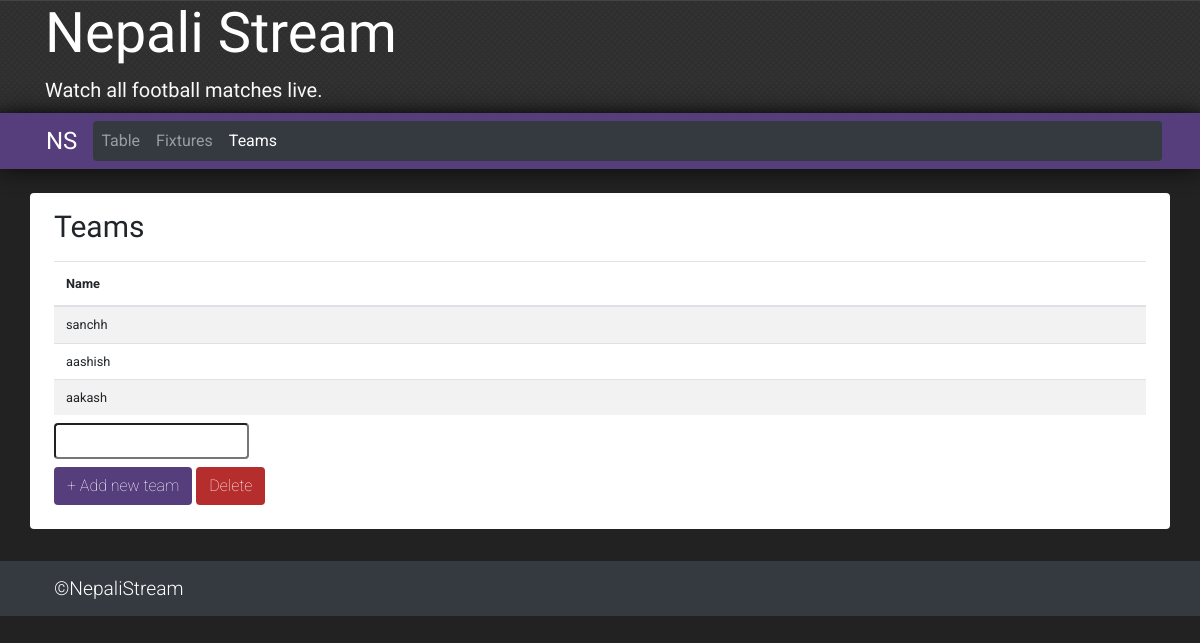
Screenshot of /teams/ with the database file from the repository.
### addteam/models.py (models this page shows)
class Team(models.Model):
    name = models.CharField(max_length=100, primary_key=True)
    mp = models.IntegerField(default=0)
    w = models.IntegerField(default=0)
    d = models.IntegerField(default=0)
    l = models.IntegerField(default=0)
    gf = models.IntegerField(default=0)
    ga = models.IntegerField(default=0)
    gd = models.IntegerField(default=0)
    pts = models.IntegerField(default=0)
    def __str__(self):
        return self.name

### league/views.py (the view, shortened to what this page needs)
# urls.py: path('teams/', views.teams, name = 'teams'),
def teams(request):
    teams = models.Team.objects.all()
    form = forms.Team()
    return render(request, 'teams.html', {'teams':'active', 'form':form, 'allteams':teams})

### addteam/forms.py
class Team(ModelForm):
    class Meta:
        model = models.Team
        fields = ['name']

### templates/teams.html (shortened to what this page needs)
{% extends 'base.html' %}
{% load static %}
{% block content %}
<div class="card-body px-2 pt-3 pb-4 p-sm-3 mr-0 rounded" style="background-color: white;">
  <h1 class="page-title">
    Teams
  </h1>
  <div class="col-12 p-1 p-sm-2 m-0">
    <table class="table table-hover small m-0 p-0 table-striped">
      <thead>
        <tr>
          <th>
            Name
          </th>
        </tr>
      </thead>
      <tbody>
        {%for team in allteams%}
        {% if team|length == 0 %}
        <tr>
          <td class="pt-2 pb-2">
            {{team}}
          </td>
        </tr>
        {% endif %}
        {% endfor %}
      </tbody>
    </table>
    <form class="mt-2" action="" method="post">
      <input id="name" name="name" type="text" class="rounded p-1" value=""> </br>
      <input name="add" class = "btn link mt-2" type="submit" value="+ Add new team">
      <input name="delete" class = "btn link-red mt-2" type="submit" value="Delete">
    </form>
  </div>
</div>
{% endblock %}

### rows the page displays
Team: name "sanchh"
Team: name "aashish"
Team: name "aakash"
